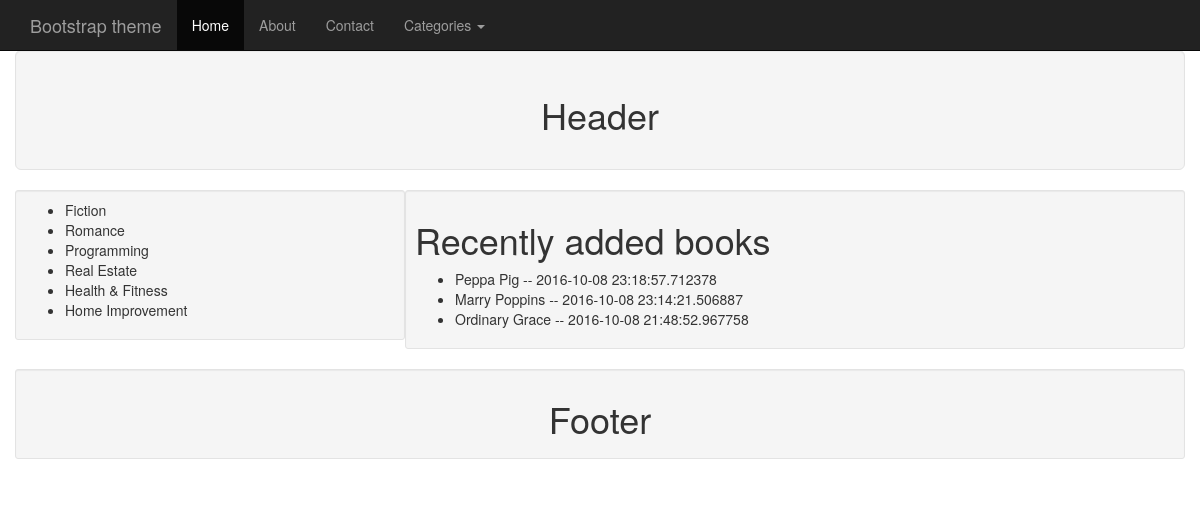
/books, run on the app's committed database.
### db_setup.py (models this page shows)
class Category(Base):
    __tablename__ = 'category'
    id = Column(Integer, primary_key=True)
    name = Column(String(250), nullable=False)

class Book(Base):
    __tablename__ = 'book'
    id = Column(Integer, primary_key = True)
    created = Column(DateTime, default=datetime.utcnow)
    name =Column(String(80), nullable = False)
    author = Column(String(80))
    description = Column(String(250))
    price = Column(String(8))
    image = Column(String(250))
    category_id = Column(Integer,ForeignKey('category.id'))
    category = relationship(Category)
    user_id = Column(Integer, ForeignKey('user.id'))
    user = relationship(User)

### app.py (the view)
@app.route('/')
@app.route('/books')
def showBooksFront():
    categories = db_controller.get_categories()
    books = db_controller.get_recent_books(5)
    return render_template('front.html', categories = categories,
                            recent_books = books)

### db_controller.py (called while the page is built)
def get_categories():
	categories = session.query(Category).all()
	return categories

def get_recent_books(num):
	books = session.query(Book).order_by(desc(Book.created)).limit(num)
	return books

### templates/front.html
{% extends 'base.html' %}
{% block content %}
{% include 'navBar.html' %}
{% include 'header.html' %}
<div class="row">
    <div class="left-side-bar">
        <div class="well well-sm col-md-4">
            {% include 'categoryList.html' %}
        </div>
    </div>
    <div class="main-content">
        <div class="well well-sm col-md-8">
            <h1>Recently added books</h1>
            {% if recent_books %}
                <ul>
                {% for book in recent_books %}
                    <li>{{ book.name }}  --  {{ book.created }}</li>
                {% endfor %}
                </ul>
            {% endif %}
        </div>
    </div>
</div>
{% include 'footer.html' %}
{% endblock %}

### templates/base.html (shortened to what this page needs)
<!DOCTYPE html>
<html lang="en">
<head>
    <link rel="stylesheet" href="https://maxcdn.bootstrapcdn.com/bootstrap/3.3.7/css/bootstrap.min.css">
    <link rel="stylesheet" href="{{ url_for('static', filename='styles.css') }}"
</head>
<body>
    <div class="container">
    {% block content %}
    {% endblock %}
    </div>
</body>
</html>

### templates/navBar.html (shortened to what this page needs)
    <nav class="navbar navbar-inverse navbar-fixed-top">
      <div class="container">
        <div class="navbar-header">
          <a class="navbar-brand" href="#">Bootstrap theme</a>
        </div>
        <div id="navbar" class="navbar-collapse collapse">
          <ul class="nav navbar-nav">
            <li class="active"><a href="#">Home</a></li>
            <li><a href="#about">About</a></li>
            <li><a href="#contact">Contact</a></li>
            <li class="dropdown">
              <a href="#" class="dropdown-toggle" data-toggle="dropdown" role="button" aria-haspopup="true" aria-expanded="false">Categories <span class="caret"></span></a>
            </li>
          </ul>
        </div>
      </div>
    </nav>

### templates/header.html
<div class="row">
    <div class="well well-lg col-md-12">
        <h1 class="text-center">Header</h1>
    </div>
</div>

### templates/categoryList.html
<ul>
    {% for category in categories %}
        <li>{{ category.name }}</li>
    {% endfor %}
</ul>

### templates/footer.html
<div class="row">
    <div class="well well-sm col-md-12">
        <h1 class="text-center">Footer</h1>
    </div>
</div>

### static/styles.css (style rules this page uses)
body { margin-top: 50px; }

### data on the page
Category: name "Fiction"
Category: name "Romance"
Category: name "Programming"
Category: name "Real Estate"
Category: name "Health & Fitness"
Category: name "Home Improvement"
Book: name "Peppa Pig", created "2016-10-08 23:18:57.712378"
Book: name "Marry Poppins", created "2016-10-08 23:14:21.506887"
Book: name "Ordinary Grace", created "2016-10-08 21:48:52.967758"
